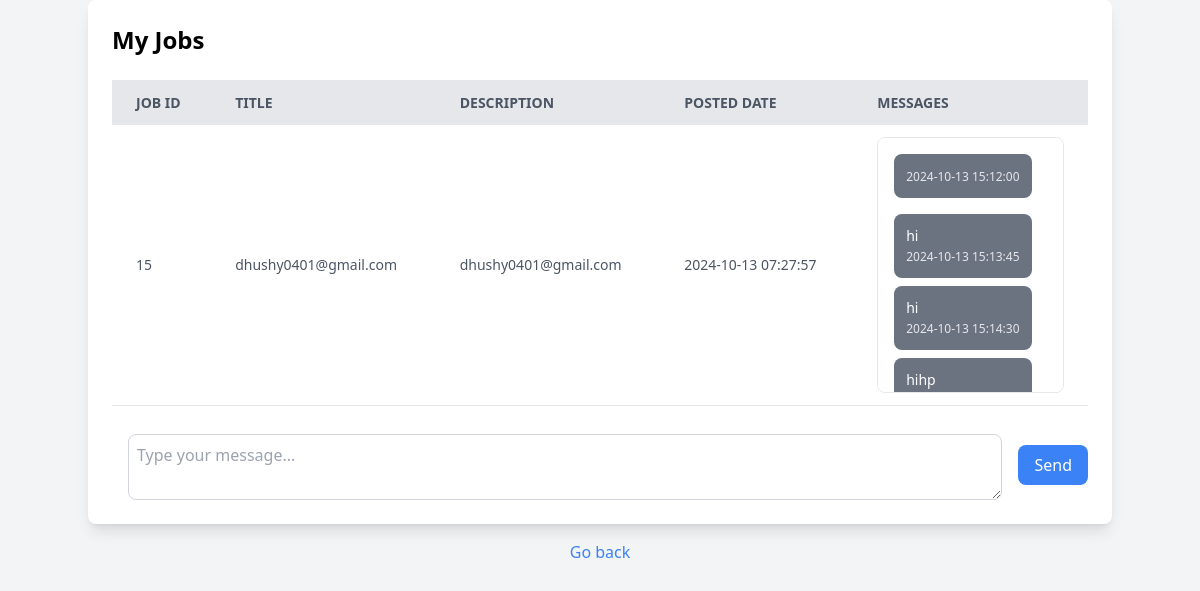
Screenshot of /jobOwnerChat.php (signed in) with the database file from the repository.
### tables this page shows
CREATE TABLE `jobs` (
  `id` int(11) NOT NULL,
  `title` varchar(255) DEFAULT NULL,
  `description` text DEFAULT NULL,
  `image` varchar(255) NOT NULL,
  `user_id` int(11) NOT NULL,
  `category_id` int(11) NOT NULL,
  `location` varchar(255) DEFAULT NULL,
  `phone` varchar(10) DEFAULT NULL,
  `due_date` date NOT NULL,
  `posted_date` datetime NOT NULL,
  `status` enum('active','ongoing','done','') NOT NULL DEFAULT 'active'
);

CREATE TABLE `messages` (
  `id` int(11) NOT NULL,
  `sender_id` int(11) DEFAULT NULL,
  `receiver_id` int(11) DEFAULT NULL,
  `job_id` int(11) DEFAULT NULL,
  `timestamp` datetime DEFAULT current_timestamp()
);

CREATE TABLE `message_content` (
  `id` int(11) NOT NULL,
  `message_id` int(11) NOT NULL,
  `content` text NOT NULL,
  `timestamp` datetime NOT NULL DEFAULT current_timestamp(),
  `sendBy` int(11) NOT NULL
);

### chat/fun.php (called while the page is built, shortened)
<?php
function getJobsByOwnerId($conn, $owner_id) {
    $query = "SELECT * FROM jobs WHERE user_id = ?";
    $stmt = $conn->prepare($query);
    $stmt->bind_param("i", $owner_id);
    $stmt->execute();
    $result = $stmt->get_result();
    if ($result->num_rows > 0) {
        return $result->fetch_all(MYSQLI_ASSOC);
    } else {
        return null;
    }
}
function getMessagesByJobId($conn, $job_id) {
    $query = "SELECT * FROM messages WHERE job_id = ?";
    $stmt = $conn->prepare($query);
    $stmt->bind_param("i", $job_id);
    $stmt->execute();
    $result = $stmt->get_result();
    if ($result->num_rows > 0) {
        return $result->fetch_all(MYSQLI_ASSOC);
    } else {
        return null;
    }
}
function getMessageContentByMessageId($conn, $message_id) {
    $query = "SELECT * FROM message_content WHERE message_id = ?";
    $stmt = $conn->prepare($query);
    $stmt->bind_param("i", $message_id);
    $stmt->execute();
    $result = $stmt->get_result();
    if ($result->num_rows > 0) {
        return $result->fetch_all(MYSQLI_ASSOC);
    } else {
        return null;
    }
}
?>

### jobOwnerChat.php (the view, shortened to what this page needs)
<?php
$loginUserID = isset($_SESSION['contractor_id']) ? $_SESSION['contractor_id'] : null;
include 'db.php';
include './chat/fun.php';
if ($loginUserID) {
    $jobs = getJobsByOwnerId($conn, $loginUserID);
} else {
    echo "User is not logged in.";
    exit;
}
?>
<!DOCTYPE html>
<html lang="en">
<head>
    <script src="https://cdn.tailwindcss.com"></script>
</head>
<body class="bg-gray-100 min-h-screen flex flex-col items-center justify-start">
    <div class="container mx-auto p-6 bg-white shadow-lg rounded-lg">
        <h2 class="text-2xl font-bold mb-6">My Jobs</h2>
        <?php if (!empty($jobs)): ?>
            <div class="overflow-x-auto">
                <table class="table-auto w-full text-left">
                    <thead>
                        <tr class="bg-gray-200 text-gray-600 uppercase text-sm leading-normal">
                            <th class="py-3 px-6">Job ID</th>
                            <th class="py-3 px-6">Title</th>
                            <th class="py-3 px-6">Description</th>
                            <th class="py-3 px-6">Posted Date</th>
                            <th class="py-3 px-6">Messages</th>
                        </tr>
                    </thead>
                    <tbody class="text-gray-600 text-sm font-light">
                    <?php foreach ($jobs as $job): ?>
                        <tr class="border-b border-gray-200 hover:bg-gray-100">
                            <td class="py-3 px-6"><?php echo htmlspecialchars($job['id']); ?></td>
                            <td class="py-3 px-6"><?php echo htmlspecialchars($job['title']); ?></td>
                            <td class="py-3 px-6"><?php echo htmlspecialchars($job['description']); ?></td>
                            <td class="py-3 px-6"><?php echo htmlspecialchars($job['posted_date']); ?></td>
                            <td class="py-3 px-6">
                                <?php
                                $messages = getMessagesByJobId($conn, $job['id']);
                                if ($messages):
                                ?>
                                    <div class="bg-white border border-gray-200 p-4 rounded-lg overflow-y-auto h-64">
                                        <div class="flex flex-col space-y-4">
                                            <?php foreach ($messages as $message): ?>
                                                <?php if ($message['sender_id'] != $message['receiver_id']): ?>
                                                    <div class="flex <?php echo $message['sender_id'] === $loginUserID ? 'justify-end' : 'justify-start'; ?>">
                                                        <div class="bg-<?php echo $message['sender_id'] === $loginUserID ? 'blue' : 'gray'; ?>-500 text-white rounded-lg p-3 max-w-xs">
                                                            <span class="text-xs text-gray-200"><?php echo htmlspecialchars($message['timestamp']); ?></span>
                                                        </div>
                                                    </div>
                                                    <?php
                                                    $messageContent = getMessageContentByMessageId($conn, $message['id']);
                                                    if ($messageContent):
                                                    ?>
                                                        <div class="space-y-2">
                                                            <?php foreach ($messageContent as $content): ?>
                                                                <div class="flex <?php echo ($content['sendBy'] === $loginUserID) ? 'justify-end' : 'justify-start'; ?>">
                                                                    <div class="rounded-lg p-3 max-w-xs text-white <?php echo ($content['sendBy'] === $loginUserID) ? 'bg-blue-500' : 'bg-gray-500'; ?>">
                                                                        <p class="text-sm"><?php echo htmlspecialchars($content['content']); ?></p>
                                                                        <span class="text-xs text-gray-200"><?php echo htmlspecialchars($content['timestamp']); ?></span>
                                                                    </div>
                                                                </div>
                                                            <?php endforeach; ?>
                                                        </div>
                                                    <?php else: ?>
                                                        <p>No content available for this message.</p>
                                                    <?php endif; ?>
                                                <?php endif; ?>
                                            <?php endforeach; ?>
                                        </div>
                                    </div>
                                <?php else: ?>
                                    <p>No messages found for this job.</p>
                                <?php endif; ?>
                            </td>
                        </tr>
                    <?php endforeach; ?>
                    </tbody>
                </table>
            </div>
        <?php else: ?>
            <p>You have not posted any jobs yet.</p>
        <?php endif; ?>
        <div class="mt-6">
            <form action="" method="POST" class="flex items-center space-x-4">
                <textarea name="new_message_content" rows="2" class="form-textarea mt-1 block w-full p-2 rounded-lg border border-gray-300 focus:ring focus:ring-blue-200" placeholder="Type your message..." required></textarea>
                <button type="submit" class="bg-blue-500 text-white rounded-lg px-4 py-2 hover:bg-blue-600">Send</button>
            </form>
        </div>
    </div>
    <div class="mt-4">
        <a href="home.php" class="text-blue-500 hover:underline">Go back</a>
    </div>
</body>
</html>

### rows the page displays
jobs: id "15", title "dhushy0401@gmail.com", description "dhushy0401@gmail.com", posted_date "2024-10-13 07:27:57"
messages: timestamp "2024-10-13 15:12:00"
message_content: content "hi", timestamp "2024-10-13 15:13:45"
message_content: content "hi", timestamp "2024-10-13 15:14:30"
message_content: content "hihp"
